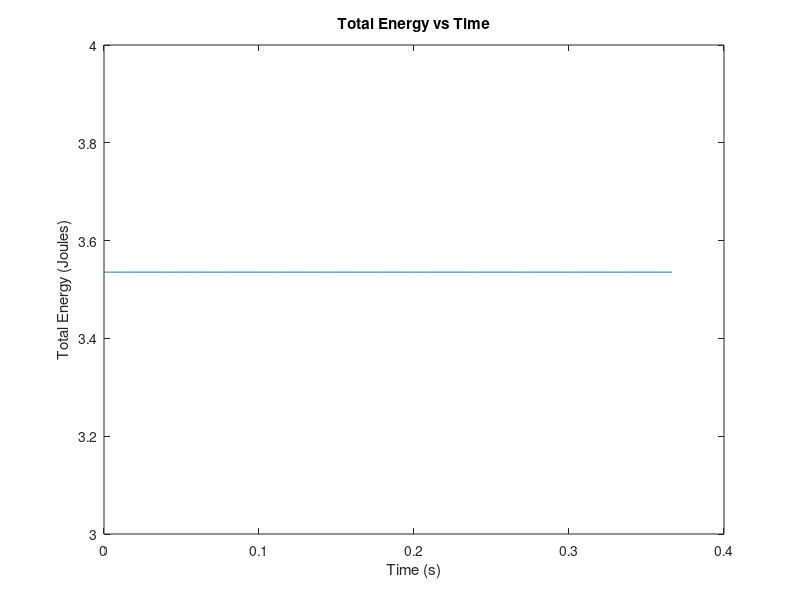
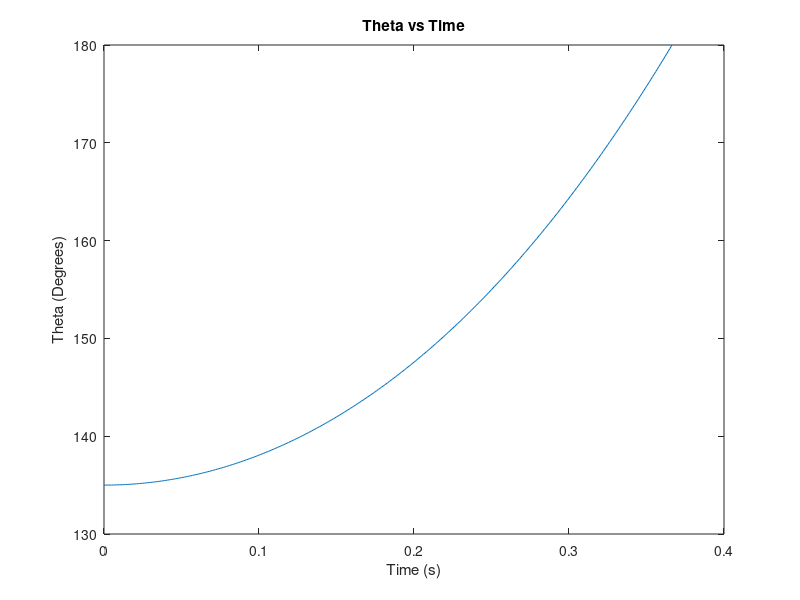
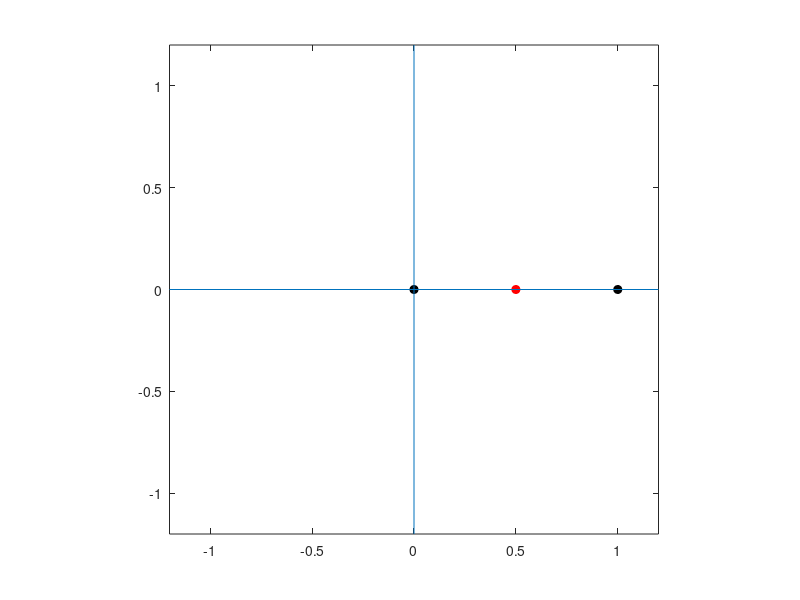

Write MATLAB code to recreate these figures, in order.
% Program to simulate a ladder falling due to gravity. The ladder leans
% against a frictionless wall and is supported by a frictionless floor
function [] = Root_SlidingLadder()
clc; clear all; close all;

% Define Parameters
m = 1; L = 1; g = 10; I = m*L^2/12; % I for a line about CoM

% Pack parameters
params.m = m; params.I = I; params.L = L; params.g = g;

% Initial conditions and time list
StateVar0 = [3*pi/4; 0];

tmax  = 10;
tlist = linspace(0,tmax,10000);

% Call to ODE45
options = odeset('reltol',1e-9,'abstol',1e-9,'Events',@HitFloor);

TargetODE = @(t,statevars) SlidingLadder_ODE(t,statevars,params);
[tlist,statevars] = ode45(TargetODE,tlist,StateVar0,options);

%% Unpack output
thetalist = statevars(:,1);
dthetalist = statevars(:,2);

% Find coordinates of the end-points P1, P2 and the Center of Mass G
x_P1 = zeros(size(thetalist));
y_P1 = L*sin(thetalist);

x_G = -L*cos(thetalist)/2;
y_G = L*sin(thetalist)/2;

x_P2 = -L*cos(thetalist);
y_P2 = zeros(size(thetalist));

%% Calculate Energy 
% Contact forces do no work and should lead to constant energy
vx_G = L*sin(thetalist).*dthetalist/2;
vy_G = L*cos(thetalist).*dthetalist/2;

KE_linear = m*(vx_G.^2 + vy_G.^2)/2;
KE_rotational = I*(dthetalist.^2)/2;

PE_gravity = m*y_G*g;

TE = KE_linear + KE_rotational + PE_gravity;

figure;
plot(tlist,TE);
title('Total Energy vs Time');
xlabel('Time (s)');
ylabel('Total Energy (Joules)');

%% Plot theta with time
figure;
plot(tlist,thetalist*180/pi);
title('Theta vs Time');
xlabel('Time (s)');
ylabel('Theta (Degrees)');

%% Animate Ladder
figure;

% subplot(3,1,1)
point_P1 = plot(x_P1(1),y_P1(1),'ko','markerfacecolor','k');
hold on;
% subplot(3,1,2)
point_G = plot(x_G(1),y_G(1),'ro','markerfacecolor','r');
% subplot(3,1,3)
point_P2 = plot(x_P2(1),y_P2(1),'ko','markerfacecolor','k');

% Draw the ladder, wall and floor
Ladder = line([x_P1(1), x_P2(1)], [y_P1(1), y_P2(1)]);
Wall = line([0 0],[-1.2*L 1.2*L]);
Floor = line([-1.2*L 1.2*L], [0 0]);
   
axis([-1.2*L 1.2*L -1.2*L 1.2*L]);
axis square;

for i = 1:length(tlist)
    set(point_P1,'xdata',x_P1(i),'ydata',y_P1(i));
    set(point_G,'xdata',x_G(i),'ydata',y_G(i));
    set(point_P2,'xdata',x_P2(i),'ydata',y_P2(i));
    set(Ladder,'xdata',[x_P1(i),x_P2(i)],'ydata',[y_P1(i),y_P2(i)]);
    pause(0.01)
end

end

% ODE file for Sliding Ladder
function [dstatevar] = SlidingLadder_ODE(~,statevar,params)

% Unpack params and statevars
m = params.m; g = params.g; I = params.I; L = params.L;

theta = statevar(1);
dtheta = statevar(2);

% Determine derivatives
thetadot = dtheta;

thetadotdot = -(g*L*cos(theta)/2)/(I + (m*(L^2)/4)); 

% Pack derivatives
dstatevar = [thetadot; thetadotdot];

end

% Event function
function [value,isterminal,direction] = HitFloor(~,statevar,~)

    theta = statevar(1); 
    
    value = pi - theta; % angle reaches 180 degrees
    isterminal = 1; % Terminates program
    direction = -1; % pi - theta should be decreasing

end